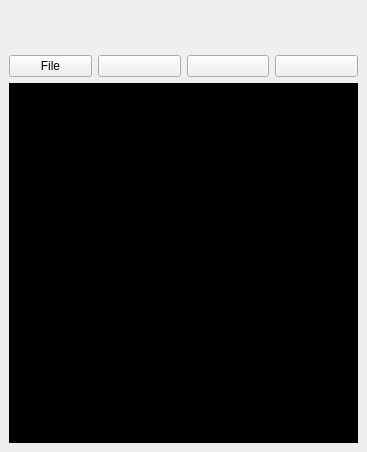
    <ui version="4.0" >
     <class>SimplePlayerBase</class>
     <widget class="QWidget" name="SimplePlayerBase" >
      <property name="geometry" >
       <rect>
        <x>0</x>
        <y>0</y>
        <width>367</width>
        <height>452</height>
       </rect>
      </property>
      <property name="minimumSize" >
       <size>
        <width>0</width>
        <height>0</height>
       </size>
      </property>
      <property name="windowTitle" >
       <string>Form</string>
      </property>
      <layout class="QGridLayout" >
       <property name="leftMargin" >
        <number>0</number>
       </property>
       <property name="topMargin" >
        <number>0</number>
       </property>
       <property name="rightMargin" >
        <number>0</number>
       </property>
       <property name="bottomMargin" >
        <number>0</number>
       </property>
       <property name="horizontalSpacing" >
        <number>0</number>
       </property>
       <property name="verticalSpacing" >
        <number>0</number>
       </property>
       <item row="0" column="0" >
        <widget class="QWidget" native="1" name="widget" >
         <property name="windowModality" >
          <enum>Qt::NonModal</enum>
         </property>
         <property name="contextMenuPolicy" >
          <enum>Qt::NoContextMenu</enum>
         </property>
         <layout class="QGridLayout" >
          <item row="0" column="0" colspan="4" >
           <widget class="QLabel" name="label" >
            <property name="sizePolicy" >
             <sizepolicy vsizetype="Fixed" hsizetype="Preferred" >
              <horstretch>0</horstretch>
              <verstretch>0</verstretch>
             </sizepolicy>
            </property>
            <property name="minimumSize" >
             <size>
              <width>0</width>
              <height>40</height>
             </size>
            </property>
            <property name="text" >
             <string/>
            </property>
           </widget>
          </item>
          <item row="1" column="0" >
           <widget class="QPushButton" name="fileButton" >
            <property name="text" >
             <string>File</string>
            </property>
           </widget>
          </item>
          <item row="1" column="1" >
           <widget class="QPushButton" name="playButton" >
            <property name="text" >
             <string/>
            </property>
            <property name="icon" >
             <iconset>pics/play.png</iconset>
            </property>
           </widget>
          </item>
          <item row="1" column="2" >
           <widget class="QPushButton" name="pauseButton" >
            <property name="text" >
             <string/>
            </property>
            <property name="icon" >
             <iconset>pics/pause.png</iconset>
            </property>
           </widget>
          </item>
          <item row="1" column="3" >
           <widget class="QPushButton" name="stopButton" >
            <property name="text" >
             <string/>
            </property>
            <property name="icon" >
             <iconset>pics/stop.png</iconset>
            </property>
           </widget>
          </item>
          <item row="2" column="0" colspan="4" >
           <widget class="BasicMedia" native="1" name="PlayScreen" >
            <property name="palette" >
             <palette>
              <active>
               <colorrole role="Base" >
                <brush brushstyle="SolidPattern" >
                 <color alpha="255" >
                  <red>0</red>
                  <green>0</green>
                  <blue>0</blue>
                 </color>
                </brush>
               </colorrole>
               <colorrole role="Window" >
                <brush brushstyle="SolidPattern" >
                 <color alpha="255" >
                  <red>0</red>
                  <green>0</green>
                  <blue>0</blue>
                 </color>
                </brush>
               </colorrole>
              </active>
              <inactive>
               <colorrole role="Base" >
                <brush brushstyle="SolidPattern" >
                 <color alpha="255" >
                  <red>0</red>
                  <green>0</green>
                  <blue>0</blue>
                 </color>
                </brush>
               </colorrole>
               <colorrole role="Window" >
                <brush brushstyle="SolidPattern" >
                 <color alpha="255" >
                  <red>0</red>
                  <green>0</green>
                  <blue>0</blue>
                 </color>
                </brush>
               </colorrole>
              </inactive>
              <disabled>
               <colorrole role="Base" >
                <brush brushstyle="SolidPattern" >
                 <color alpha="255" >
                  <red>0</red>
                  <green>0</green>
                  <blue>0</blue>
                 </color>
                </brush>
               </colorrole>
               <colorrole role="Window" >
                <brush brushstyle="SolidPattern" >
                 <color alpha="255" >
                  <red>0</red>
                  <green>0</green>
                  <blue>0</blue>
                 </color>
                </brush>
               </colorrole>
              </disabled>
             </palette>
            </property>
            <property name="autoFillBackground" >
             <bool>true</bool>
            </property>
           </widget>
          </item>
         </layout>
        </widget>
       </item>
      </layout>
     </widget>
     <customwidgets>
      <customwidget>
       <class>BasicMedia</class>
       <extends>QWidget</extends>
       <header>basicmedia.h</header>
      </customwidget>
     </customwidgets>
     <resources/>
     <connections/>
    </ui>
